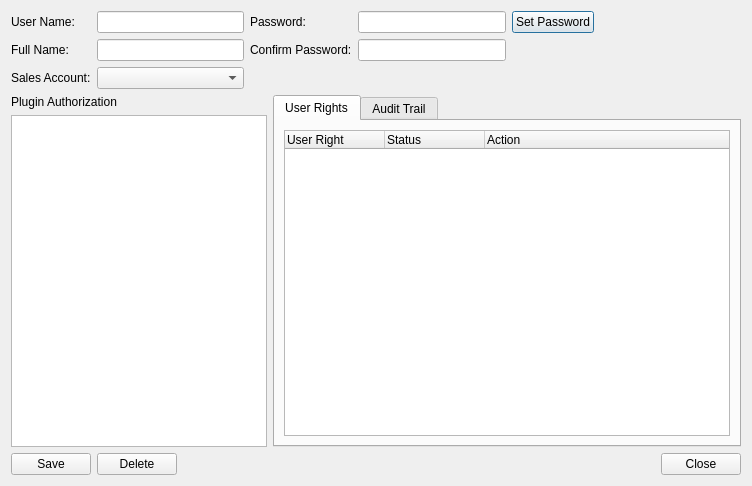
<?xml version="1.0" encoding="UTF-8"?>
<ui version="4.0">
 <class>UserEditor</class>
 <widget class="QDialog" name="UserEditor">
  <property name="geometry">
   <rect>
    <x>0</x>
    <y>0</y>
    <width>752</width>
    <height>486</height>
   </rect>
  </property>
  <property name="windowTitle">
   <string>User Editor</string>
  </property>
  <layout class="QVBoxLayout" name="verticalLayout_4">
   <item>
    <layout class="QGridLayout" name="gridLayout">
     <item row="0" column="0">
      <widget class="QLabel" name="label">
       <property name="text">
        <string>User Name:</string>
       </property>
      </widget>
     </item>
     <item row="0" column="1">
      <widget class="QLineEdit" name="txtUserName"/>
     </item>
     <item row="0" column="2">
      <widget class="QLabel" name="label_3">
       <property name="text">
        <string>Password:</string>
       </property>
      </widget>
     </item>
     <item row="0" column="3">
      <widget class="QLineEdit" name="txtPassword">
       <property name="echoMode">
        <enum>QLineEdit::Password</enum>
       </property>
      </widget>
     </item>
     <item row="2" column="0">
      <widget class="QLabel" name="label_2">
       <property name="text">
        <string>Full Name:</string>
       </property>
      </widget>
     </item>
     <item row="2" column="1">
      <widget class="QLineEdit" name="txtFullName"/>
     </item>
     <item row="0" column="4">
      <widget class="QPushButton" name="cmdSetPassword">
       <property name="text">
        <string>Set Password</string>
       </property>
      </widget>
     </item>
     <item row="0" column="5">
      <spacer name="horizontalSpacer">
       <property name="orientation">
        <enum>Qt::Horizontal</enum>
       </property>
       <property name="sizeHint" stdset="0">
        <size>
         <width>40</width>
         <height>20</height>
        </size>
       </property>
      </spacer>
     </item>
     <item row="3" column="0">
      <widget class="QLabel" name="label_4">
       <property name="text">
        <string>Sales Account:</string>
       </property>
      </widget>
     </item>
     <item row="3" column="1">
      <widget class="QComboBox" name="cboSalesAccount"/>
     </item>
     <item row="2" column="2">
      <widget class="QLabel" name="label_7">
       <property name="text">
        <string>Confirm Password:</string>
       </property>
      </widget>
     </item>
     <item row="2" column="3">
      <widget class="QLineEdit" name="txtConfirmPassword">
       <property name="echoMode">
        <enum>QLineEdit::Password</enum>
       </property>
      </widget>
     </item>
    </layout>
   </item>
   <item>
    <layout class="QHBoxLayout" name="horizontalLayout_3">
     <item>
      <layout class="QVBoxLayout" name="verticalLayout">
       <item>
        <widget class="QLabel" name="lblPlugins">
         <property name="text">
          <string>Plugin Authorization</string>
         </property>
        </widget>
       </item>
       <item>
        <widget class="QTreeWidget" name="lstPlugins">
         <property name="sizePolicy">
          <sizepolicy hsizetype="Minimum" vsizetype="Expanding">
           <horstretch>0</horstretch>
           <verstretch>0</verstretch>
          </sizepolicy>
         </property>
         <property name="alternatingRowColors">
          <bool>true</bool>
         </property>
         <attribute name="headerVisible">
          <bool>false</bool>
         </attribute>
         <column>
          <property name="text">
           <string>Plugin Name</string>
          </property>
         </column>
        </widget>
       </item>
      </layout>
     </item>
     <item>
      <widget class="QTabWidget" name="tabWidget">
       <property name="sizePolicy">
        <sizepolicy hsizetype="Expanding" vsizetype="Expanding">
         <horstretch>2</horstretch>
         <verstretch>0</verstretch>
        </sizepolicy>
       </property>
       <property name="currentIndex">
        <number>0</number>
       </property>
       <widget class="QWidget" name="tab">
        <attribute name="title">
         <string>User Rights</string>
        </attribute>
        <layout class="QVBoxLayout" name="verticalLayout_2">
         <item>
          <widget class="QTreeWidget" name="lstRights">
           <property name="alternatingRowColors">
            <bool>true</bool>
           </property>
           <column>
            <property name="text">
             <string>User Right</string>
            </property>
           </column>
           <column>
            <property name="text">
             <string>Status</string>
            </property>
           </column>
           <column>
            <property name="text">
             <string>Action</string>
            </property>
           </column>
          </widget>
         </item>
        </layout>
       </widget>
       <widget class="QWidget" name="tab_2">
        <attribute name="title">
         <string>Audit Trail</string>
        </attribute>
        <layout class="QVBoxLayout" name="verticalLayout_3">
         <item>
          <layout class="QHBoxLayout" name="horizontalLayout_2">
           <item>
            <widget class="QLabel" name="label_5">
             <property name="text">
              <string>Start Date:</string>
             </property>
            </widget>
           </item>
           <item>
            <widget class="QDateEdit" name="calStartDate">
             <property name="displayFormat">
              <string>dd-MMM-yyyy</string>
             </property>
             <property name="calendarPopup">
              <bool>true</bool>
             </property>
            </widget>
           </item>
           <item>
            <widget class="QLabel" name="label_6">
             <property name="text">
              <string>End Date:</string>
             </property>
            </widget>
           </item>
           <item>
            <widget class="QDateEdit" name="calEndDate">
             <property name="displayFormat">
              <string>dd-MMM-yyyy</string>
             </property>
             <property name="calendarPopup">
              <bool>true</bool>
             </property>
            </widget>
           </item>
           <item>
            <widget class="QPushButton" name="cmdLoadAuditTrail">
             <property name="text">
              <string>Reload</string>
             </property>
            </widget>
           </item>
           <item>
            <spacer name="horizontalSpacer_3">
             <property name="orientation">
              <enum>Qt::Horizontal</enum>
             </property>
             <property name="sizeHint" stdset="0">
              <size>
               <width>40</width>
               <height>20</height>
              </size>
             </property>
            </spacer>
           </item>
          </layout>
         </item>
         <item>
          <widget class="QTreeView" name="trvAuditTrail"/>
         </item>
        </layout>
       </widget>
      </widget>
     </item>
    </layout>
   </item>
   <item>
    <layout class="QHBoxLayout" name="horizontalLayout">
     <item>
      <widget class="QPushButton" name="cmdSave">
       <property name="text">
        <string>Save</string>
       </property>
      </widget>
     </item>
     <item>
      <widget class="QPushButton" name="cmdDelete">
       <property name="text">
        <string>Delete</string>
       </property>
      </widget>
     </item>
     <item>
      <spacer name="horizontalSpacer_2">
       <property name="orientation">
        <enum>Qt::Horizontal</enum>
       </property>
       <property name="sizeHint" stdset="0">
        <size>
         <width>40</width>
         <height>20</height>
        </size>
       </property>
      </spacer>
     </item>
     <item>
      <widget class="QPushButton" name="cmdClose">
       <property name="text">
        <string>Close</string>
       </property>
      </widget>
     </item>
    </layout>
   </item>
  </layout>
 </widget>
 <tabstops>
  <tabstop>txtUserName</tabstop>
  <tabstop>txtFullName</tabstop>
  <tabstop>cboSalesAccount</tabstop>
  <tabstop>txtPassword</tabstop>
  <tabstop>txtConfirmPassword</tabstop>
  <tabstop>cmdSetPassword</tabstop>
  <tabstop>tabWidget</tabstop>
  <tabstop>lstRights</tabstop>
  <tabstop>calStartDate</tabstop>
  <tabstop>calEndDate</tabstop>
  <tabstop>cmdLoadAuditTrail</tabstop>
  <tabstop>trvAuditTrail</tabstop>
  <tabstop>cmdSave</tabstop>
  <tabstop>cmdClose</tabstop>
 </tabstops>
 <resources/>
 <connections/>
</ui>
